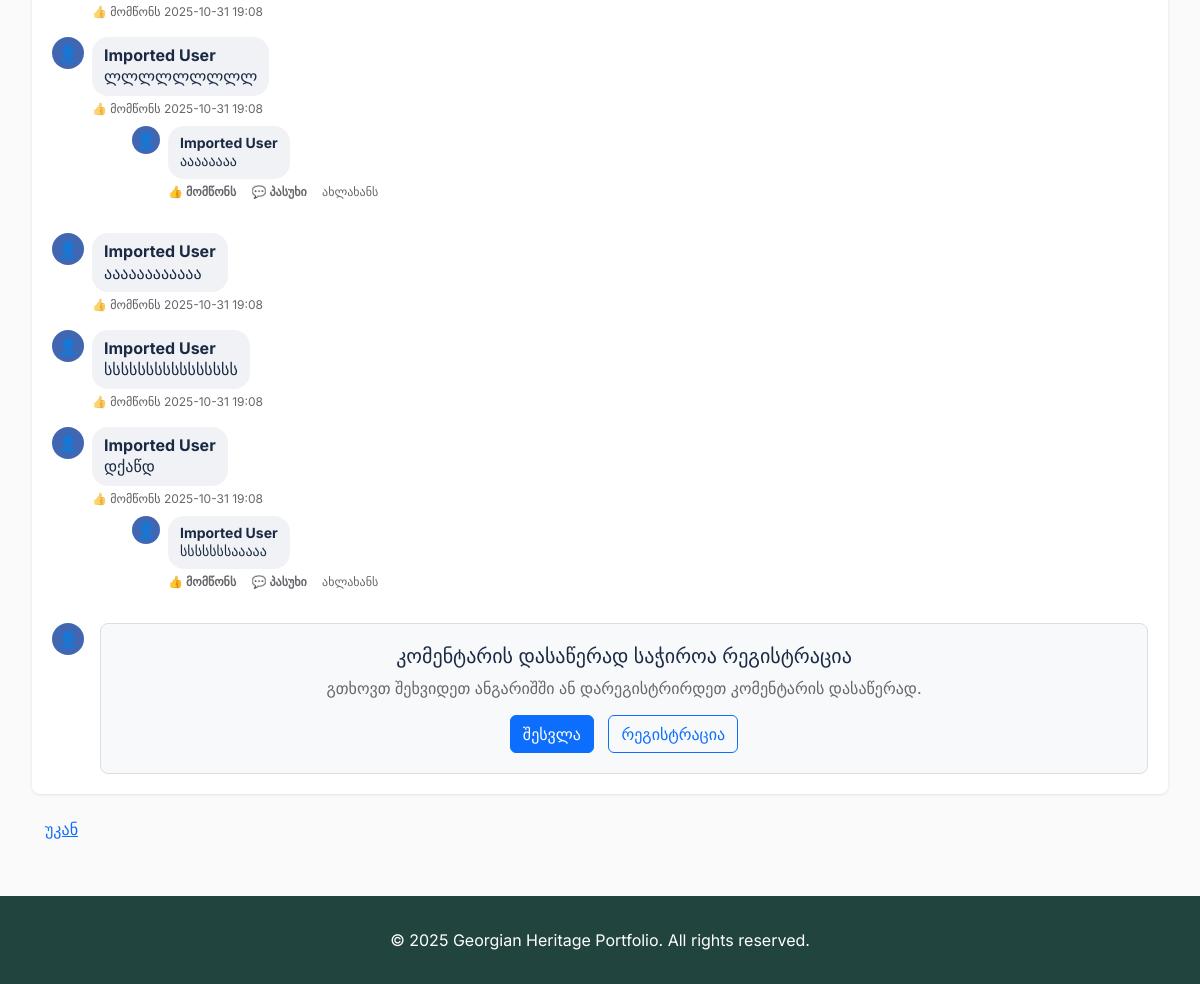
/project/project_2 (lower part), run on an earlier commit of the app's database.
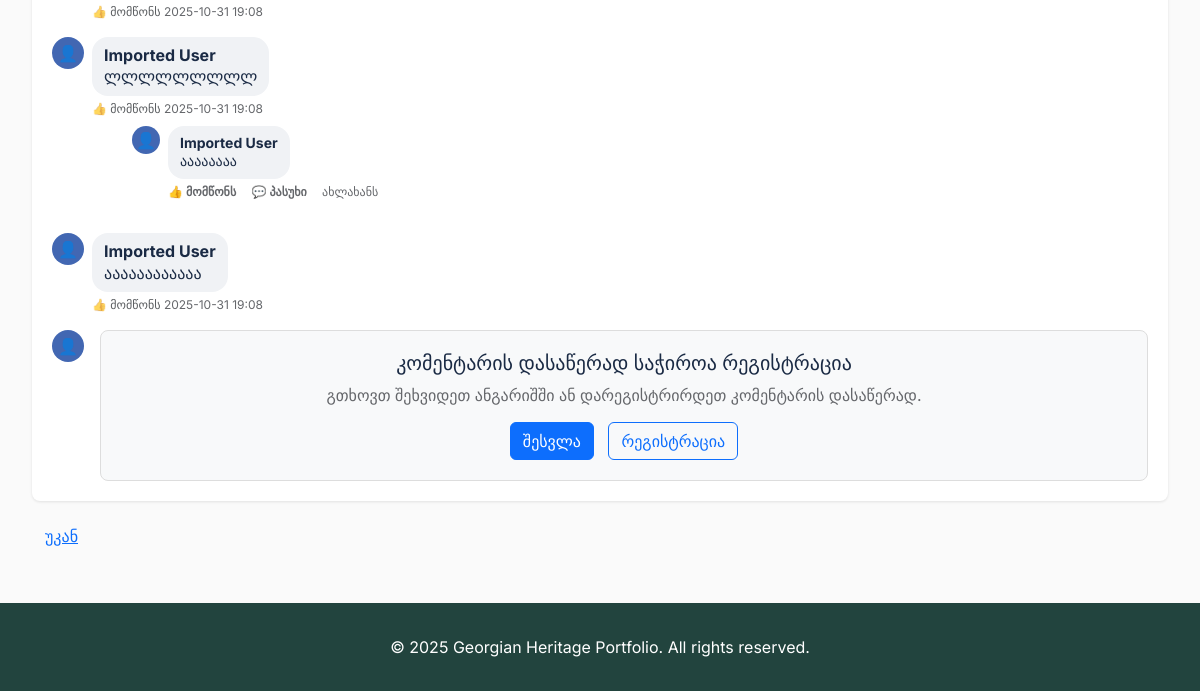
And on a later commit of the database.
### models.py (models this page shows, shortened)
class Comment(db.Model):
    id = db.Column(db.Integer, primary_key=True)
    content = db.Column(db.Text, nullable=False)
    project_id = db.Column(db.String(50), nullable=False)
    user_id = db.Column(db.Integer, db.ForeignKey('user.id'), nullable=False)  # Required for registered users only
    parent_id = db.Column(db.Integer, db.ForeignKey('comment.id'), nullable=True)
    media_urls = db.Column(db.Text, nullable=True)  # JSON array of Cloudinary URLs
    created_at = db.Column(db.DateTime, default=datetime.utcnow)
    replies = db.relationship('Comment', backref=db.backref('parent', remote_side=[id]), lazy=True)
    likes = db.relationship('Like', backref='comment', lazy=True, cascade='all, delete-orphan')
    def get_like_count(self):
        return len(self.likes)
    def has_media(self):
        if self.media_urls:
            return bool(self.get_media_urls())
        elif hasattr(self, 'media_url') and self.media_url:
            return True
        return False

class User(UserMixin, db.Model):
    id = db.Column(db.Integer, primary_key=True)
    name = db.Column(db.String(50), nullable=False)
    email = db.Column(db.String(120), unique=True, nullable=False)
    password_hash = db.Column(db.String(128), nullable=False)
    email_verified = db.Column(db.Boolean, default=False, nullable=False)
    verification_token = db.Column(db.String(100), nullable=True)
    reset_token = db.Column(db.String(100), nullable=True)
    reset_token_expires = db.Column(db.DateTime, nullable=True)
    created_at = db.Column(db.DateTime, default=datetime.utcnow)
    is_active = db.Column(db.Boolean, default=True)
    comments = db.relationship('Comment', backref='author', lazy=True)

### app.py (the view)
@app.route('/project/<project_id>')
def project_detail(project_id):
    projects = load_projects()
    project = next((p for p in projects if p['id'] == project_id), None)
    if not project:
        return 'Project not found', 404
    comments = Comment.query.filter_by(project_id=project_id, parent_id=None).order_by(Comment.created_at.desc()).all()
    description = project.get('description', '')
    if not description:
        desc_path = os.path.join('projects', project['folder'], 'description.txt')
        if os.path.exists(desc_path):
            with open(desc_path, 'r', encoding='utf-8') as f:
                description = clean_description(f.read())
    else:
        description = clean_description(description)
    return render_template('project_detail.html', project=project, comments=comments, description=description)

### app.py (called while the page is built)
def clean_description(text):
    if not text:
        return text
    text = re.sub(r'\n{3,}', '\n\n', text)
    text = text.strip()
    return text

### templates/project_detail.html (shortened to what the changed rows need)
{% extends 'base.html' %}
{% block head %}
    <link rel="stylesheet" href="https://cdn.jsdelivr.net/npm/glightbox/dist/css/glightbox.min.css">
    <link rel="stylesheet" href="https://unpkg.com/leaflet@1.9.4/dist/leaflet.css" />
{% endblock %}
{% block content %}
<div class="container-fluid">
    <div class="fb-comments">
        <div id="comments-list">
            {% for comment in comments %}
            <div class="fb-comment" data-comment-id="{{ comment.id if comment.id else loop.index0 }}">
                <div class="fb-comment-avatar">
                </div>
                <div class="fb-comment-body">
                    <div class="fb-comment-content">
                        {% if comment.author %}
                            <strong>{{ comment.author.name }}</strong><br>
                        {% endif %}
                        {% if comment.content %}{{ comment.content }}{% endif %}
                    </div>
                    <div class="fb-comment-actions">
                        {% if current_user.is_authenticated %}
                            <a href="#" class="like-btn" data-comment-id="{{ comment.id }}"
                               data-liked="{{ 'true' if comment.is_liked_by_user(current_user.id) else 'false' }}">
                                {% if comment.is_liked_by_user(current_user.id) %}
                                    ❤️ მომწონს ({{ comment.get_like_count() }})
                                {% else %}
                                    👍 მომწონს{% if comment.get_like_count() > 0 %} ({{ comment.get_like_count() }}){% endif %}
                                {% endif %}
                            </a>
                            <a href="#" class="reply-btn" data-parent="{{ comment.id if comment.id else loop.index0 }}">💬 პასუხი</a>
                        {% else %}
                            <span class="text-muted">👍 მომწონს{% if comment.get_like_count() > 0 %} ({{ comment.get_like_count() }}){% endif %}</span>
                        {% endif %}
                        <span style="color: #65676b;">{{ comment.created_at.strftime('%Y-%m-%d %H:%M') if comment.created_at else 'ახლახანს' }}</span>
                    </div>
                    {% if comment.replies %}
                    <div class="fb-replies">
                        {% for reply in comment.replies %}
                        <div class="fb-comment">
                            <div class="fb-comment-avatar" style="width: 28px; height: 28px;">
                                👤
                            </div>
                            <div class="fb-comment-body">
                                <div class="fb-comment-content" style="font-size: 14px;">
                                    {% if reply.author %}
                                        <strong>{{ reply.author.name }}</strong><br>
                                    {% endif %}
                                    {% if reply.content %}{{ reply.content }}{% endif %}
                                </div>
                                <div class="fb-comment-actions">
                                    <a href="#" class="like-btn">👍 მომწონს</a>
                                    <a href="#" class="reply-btn" data-parent="{{ reply.id if reply.id else loop.index0 }}">💬 პასუხი</a>
                                    <span style="color: #65676b;">{{ reply.date if reply.date else 'ახლახანს' }}</span>
                                </div>
                            </div>
                        </div>
                        {% endfor %}
                    </div>
                    {% endif %}
                </div>
            </div>
            {% endfor %}
        </div>
    </div>
</div>
{% endblock %}

What changed in the data, as far as the page shows it:
removed Comment: author.name "Imported User", content "სსსსსსსსსსსსსსსს", created_at "2025-10-31 19:08"
removed Comment: author.name "Imported User", content "დქაწდ", created_at "2025-10-31 19:08"
removed Comment: author.name "Imported User", content "სსსსსსსააააა", date "ახლახანს"
